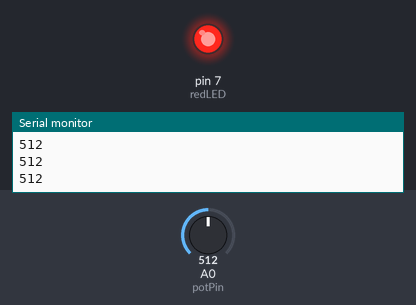
A sketch run on a simulated Arduino Uno, built with avr-gcc and run on an emulated ATmega328P. Shown: output pins drawn as LEDs (lit = HIGH), the last lines printed to the serial monitor. Inputs (shaded band) come from the test bench; at power-on: A0 (potPin) = 512.

Above: at 1.2 s.
1.3 s: A0 (potPin) set to 485
At 2.1 s:
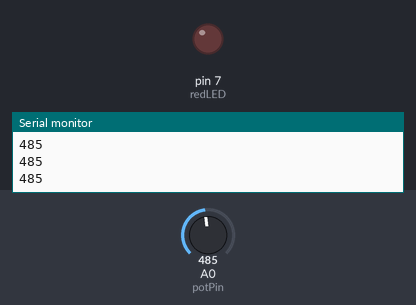
2.9 s: A0 (potPin) set to 510
At 3.5 s:
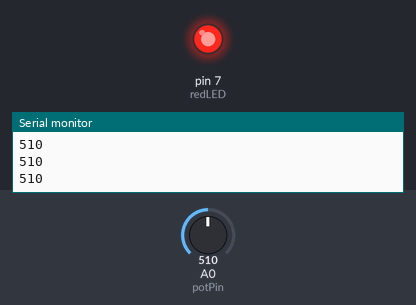
4.4 s: A0 (potPin) set to 490
At 4.9 s:
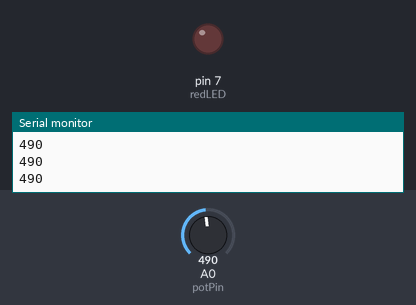
Timing chart, 0 to 7.4 s (numbered marks = the images above; inputs shaded):
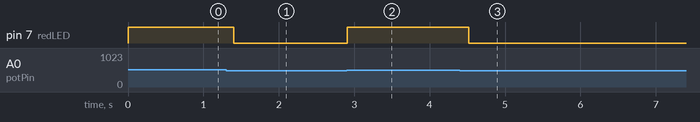

Measured:
- the behaviour switches between 501 and 500 on A0 (potPin) (found by bisection; images 0 and 1)
- after the input at 1.3 s, pin 7 (redLED): HIGH → LOW after 0.10 s
- after the input at 2.9 s, pin 7 (redLED): LOW → HIGH at once
- after the input at 4.4 s, pin 7 (redLED): HIGH → LOW after 0.12 s

The sketch:

Lesson17.ino
```cpp
// Lesson 17: While loops
int j=1;
int dt=100;
int potVal;
int readVal;
int potPin = A0;
int redLED = 7;
void setup() {
  Serial.begin(9600);
  pinMode(potPin, INPUT);
  pinMode(redLED, OUTPUT);
}

void loop() {
  potVal = analogRead(potPin);
  Serial.println(potVal);
  while(potVal>500){
    digitalWrite(redLED, HIGH);
    potVal=analogRead(potPin);
    Serial.println(potVal);
    delay(dt);
  }
  digitalWrite(redLED, LOW);
}
```
